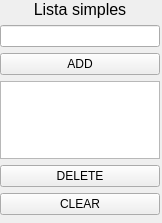
<?xml version="1.0" encoding="UTF-8"?>
<ui version="4.0">
 <class>PyList</class>
 <widget class="QMainWindow" name="PyList">
  <property name="enabled">
   <bool>true</bool>
  </property>
  <property name="geometry">
   <rect>
    <x>0</x>
    <y>0</y>
    <width>162</width>
    <height>223</height>
   </rect>
  </property>
  <property name="windowTitle">
   <string>Pyqt5 List</string>
  </property>
  <widget class="QWidget" name="centralwidget">
   <widget class="QWidget" name="verticalLayoutWidget">
    <property name="geometry">
     <rect>
      <x>0</x>
      <y>0</y>
      <width>160</width>
      <height>215</height>
     </rect>
    </property>
    <layout class="QVBoxLayout" name="verticalLayout">
     <item>
      <widget class="QLabel" name="label">
       <property name="font">
        <font>
         <family>Nirmala UI</family>
         <pointsize>12</pointsize>
        </font>
       </property>
       <property name="layoutDirection">
        <enum>Qt::LeftToRight</enum>
       </property>
       <property name="text">
        <string>&lt;html&gt;&lt;head/&gt;&lt;body&gt;&lt;p align=&quot;center&quot;&gt;Lista simples&lt;/p&gt;&lt;/body&gt;&lt;/html&gt;</string>
       </property>
      </widget>
     </item>
     <item>
      <widget class="QLineEdit" name="txtAdd"/>
     </item>
     <item>
      <widget class="QPushButton" name="btAdd">
       <property name="text">
        <string>ADD</string>
       </property>
      </widget>
     </item>
     <item>
      <widget class="QListWidget" name="list"/>
     </item>
     <item>
      <widget class="QPushButton" name="btDelete">
       <property name="text">
        <string>DELETE</string>
       </property>
      </widget>
     </item>
     <item>
      <widget class="QPushButton" name="btClear">
       <property name="text">
        <string>CLEAR</string>
       </property>
      </widget>
     </item>
    </layout>
   </widget>
  </widget>
 </widget>
 <resources/>
 <connections/>
</ui>
